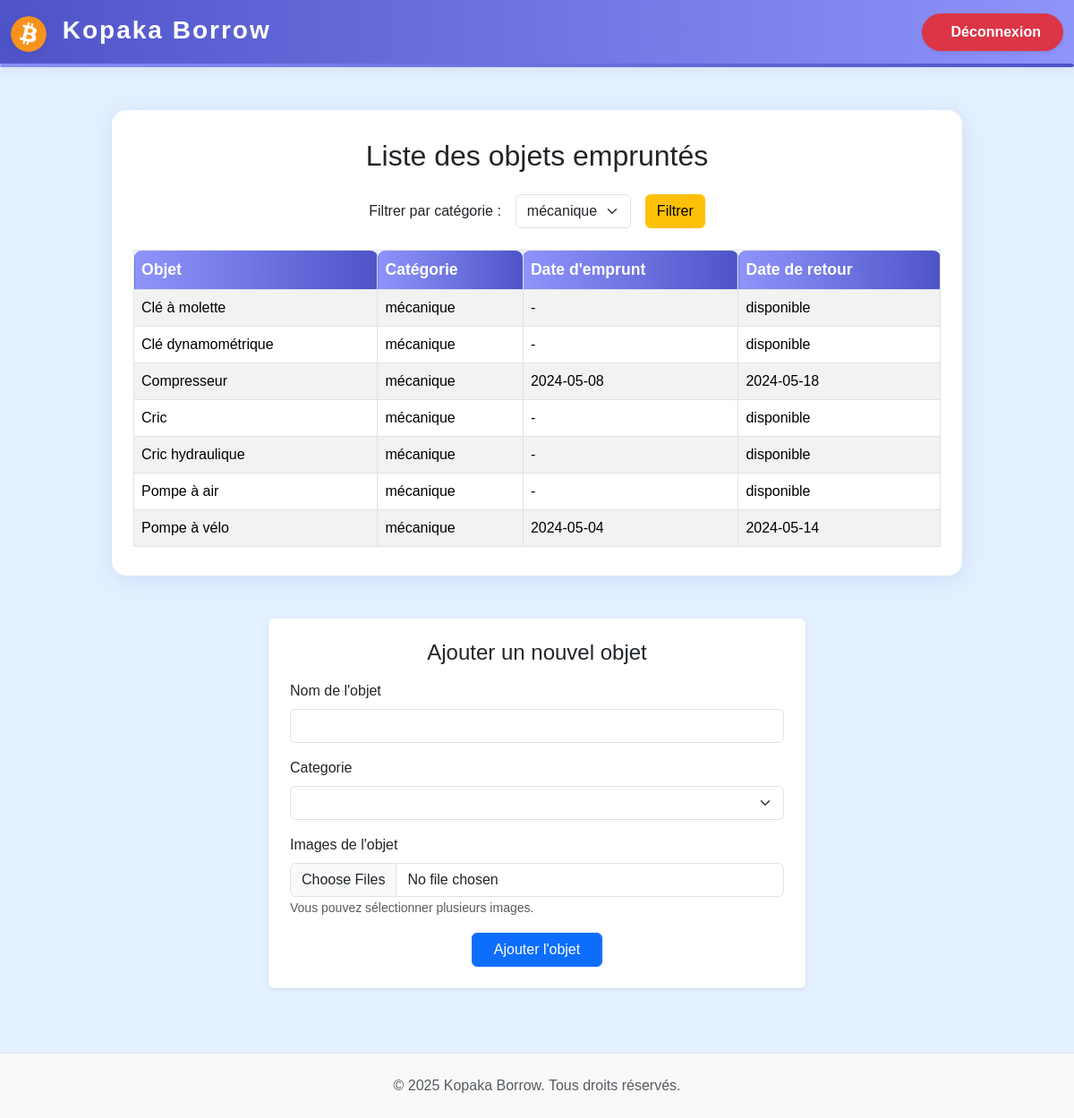
/pages/page_sites/home.php?categorie=3, run on the app's committed database.
### tables this page shows
CREATE TABLE EMPRUNTS_objet (
    id_objet INT AUTO_INCREMENT PRIMARY KEY,
    nom_objet VARCHAR(100),
    id_categorie INT,
    id_membre INT,
    FOREIGN KEY (id_categorie) REFERENCES EMPRUNTS_categorie_objet(id_categorie),
    FOREIGN KEY (id_membre) REFERENCES EMPRUNTS_membres(id_membre)
);

CREATE TABLE EMPRUNTS_categorie_objet (
    id_categorie INT AUTO_INCREMENT PRIMARY KEY,
    nom_categorie VARCHAR(100)
);

CREATE TABLE EMPRUNTS_emprunt (
    id_emprunt INT AUTO_INCREMENT PRIMARY KEY,
    id_objet INT,
    id_membre INT,
    date_emprunt DATE,
    date_retour DATE,
    FOREIGN KEY (id_objet) REFERENCES EMPRUNTS_objet(id_objet),
    FOREIGN KEY (id_membre) REFERENCES EMPRUNTS_membres(id_membre)
);

### pages/page_sites/home.php (the view, shortened to what this page needs)
<?php
require_once '../../inc/connexion.php';
require_once '../../inc/functions.php';
$bdd = connectDB();
if (isset($_GET['categorie']) && $_GET['categorie'] != "") {
    $id_categorie = $_GET['categorie'];
} else {
    $id_categorie = null;
}
$categories = array();
$sql_cat = "SELECT id_categorie, nom_categorie FROM EMPRUNTS_categorie_objet";
$res_cat = mysqli_query($bdd, $sql_cat);
if ($res_cat) {
    while ($row = mysqli_fetch_assoc($res_cat)) {
        $categories[] = $row;
    }
}
?>
<!DOCTYPE html>
<html lang="fr">
<head>
    <link rel="stylesheet" href="../../assets/css/bootstrap.min.css">
    <link rel="stylesheet" href="../../assets/css_perso/style_home.css">
</head>
<body>
<?php include '../../inc/header.php'; ?>
<div class="main-content">
    <div style="height: 4px; background: linear-gradient(90deg, #8f94fb 0%, #4e54c8 100%); margin-bottom: 30px; border-radius: 2px;"></div>
    <div class="container mt-5">
        <div class="table-container">
            <h2 class="mb-4 text-center">Liste des objets empruntés</h2>
            <form method="get" action="" class="row g-3 align-items-center mb-4 justify-content-center">
                <div class="col-auto">
                    <label for="categorie" class="col-form-label">Filtrer par catégorie :</label>
                </div>
                <div class="col-auto">
                    <select name="categorie" id="categorie" class="form-select">
                        <?php for ($i = 0; $i < count($categories); $i++) { ?>
                            <option value="<?php echo $categories[$i]['id_categorie']; ?>"<?php if ($id_categorie == $categories[$i]['id_categorie']) { ?> selected<?php } ?>>
                                <?php echo $categories[$i]['nom_categorie']; ?>
                            </option>
                        <?php } ?>
                    </select>
                </div>
                <div class="col-auto">
                    <button type="submit" class="btn btn-warning">Filtrer</button>
                </div>
            </form>
            <div class="table-responsive">
                <table class="table table-bordered table-hover table-striped align-middle">
                    <thead>
                        <tr>
                            <th>Objet</th>
                            <th>Catégorie</th>
                            <th>Date d'emprunt</th>
                            <th>Date de retour</th>
                        </tr>
                    </thead>
                    <tbody>
                        <?php afficher_Tous_Emprunts($bdd, $id_categorie); ?>
                    </tbody>
                </table>
            </div>
        </div>
        <form action="../page_traitements/traitement_ajouter_nouvel_objet.php" method="post" enctype="multipart/form-data" class="mt-5 mb-4 p-4 bg-white rounded shadow-sm" style="max-width: 600px; margin: 0 auto;">
    <h4 class="mb-3 text-center">Ajouter un nouvel objet</h4>
    <div class="mb-3">
        <label for="nom_objet" class="form-label">Nom de l'objet</label>
        <input type="text" class="form-control" id="nom_objet" name="nom_objet" required>
    </div>
    <div class="mb-3">
        <label for="categorie_objet" class="form-label">Categorie</label>
        <select name="categorie_objet" id="categorie_objet" class="form-select" required>
            <?php foreach ($categories as $cat) { ?>
                <option value="<?php echo $cat['id_categorie']; ?>"><?php $cat['nom_categorie']; ?></option>
            <?php } ?>
        </select>
    </div>
    <div class="mb-3">
        <label for="images_objet" class="form-label">Images de l'objet</label>
        <input type="file" class="form-control" id="images_objet" name="images_objet[]" accept="image/*" multiple required>
        <small class="form-text text-muted">Vous pouvez sélectionner plusieurs images.</small>
    </div>
    <div class="text-center">
        <button type="submit" class="btn btn-primary px-4">Ajouter l'objet</button>
    </div>
</form>
    </div>
</div>
<?php include '../../inc/footer.php'; ?>
</body>
</html>

### inc/functions.php (shortened to what this page needs)
<?php
function afficher_Tous_Emprunts($bdd, $id_categorie = null) {
    $sql = "
        SELECT o.nom_objet, c.nom_categorie, e.date_emprunt, e.date_retour
        FROM EMPRUNTS_objet o
        JOIN EMPRUNTS_categorie_objet c ON o.id_categorie = c.id_categorie
        LEFT JOIN EMPRUNTS_emprunt e ON o.id_objet = e.id_objet
    ";
    if ($id_categorie) {
        $sql .= " WHERE o.id_categorie = '" . $id_categorie . "'";
    }
    $sql .= " ORDER BY o.nom_objet ASC";
    $res = mysqli_query($bdd, $sql);
    if ($res && mysqli_num_rows($res) > 0) {
        while ($row = mysqli_fetch_assoc($res)) {
            $date_emprunt = $row['date_emprunt'] ? $row['date_emprunt'] : '-';
            $date_retour = $row['date_retour'] ? $row['date_retour'] : 'disponible';
            echo '<tr>';
            echo '<td>' . $row['nom_objet'] . '</td>';
            echo '<td>' . $row['nom_categorie'] . '</td>';
            echo '<td>' . $date_emprunt . '</td>';
            echo '<td>' . $date_retour . '</td>';
            echo '</tr>';
        }
    } else {
        echo '<tr><td colspan="4">Aucun objet trouvé.</td></tr>';
    }
}

### assets/css_perso/style_home.css (style rules this page uses)
html, body { height: 100%; }
body { min-height: 100vh; display: flex; flex-direction: column; background: #e3f0ff; margin: 0; font-family: Arial, sans-serif; }
.main-content { flex: 1 0 auto; }
.table-container { background: #fff; border-radius: 16px; box-shadow: 0 4px 24px rgba(30,64,175,0.10); padding: 32px 24px; margin: 32px auto; max-width: 950px; }
.table thead th { background: linear-gradient(90deg, #8f94fb 0%, #4e54c8 100%); color: #fff; font-weight: bold; font-size: 1.1rem; border-top-left-radius: 8px; border-top-right-radius: 8px; }
.table { margin-bottom: 0; }

### data on the page
emprunts_objet: nom_objet "Clé à molette", id_categorie.nom_categorie "mécanique", date_emprunt "-", date_retour "disponible"
emprunts_objet: nom_objet "Clé dynamométrique", id_categorie.nom_categorie "mécanique", date_emprunt "-", date_retour "disponible"
emprunts_objet: nom_objet "Compresseur", id_categorie.nom_categorie "mécanique", emprunts_emprunt.date_emprunt "2024-05-08", emprunts_emprunt.date_retour "2024-05-18"
emprunts_objet: nom_objet "Cric", id_categorie.nom_categorie "mécanique", date_emprunt "-", date_retour "disponible"
emprunts_objet: nom_objet "Cric hydraulique", id_categorie.nom_categorie "mécanique", date_emprunt "-", date_retour "disponible"
emprunts_objet: nom_objet "Pompe à air", id_categorie.nom_categorie "mécanique", date_emprunt "-", date_retour "disponible"
emprunts_objet: nom_objet "Pompe à vélo", id_categorie.nom_categorie "mécanique", emprunts_emprunt.date_emprunt "2024-05-04", emprunts_emprunt.date_retour "2024-05-14"

### other printed values
form field categorie "mécanique"
